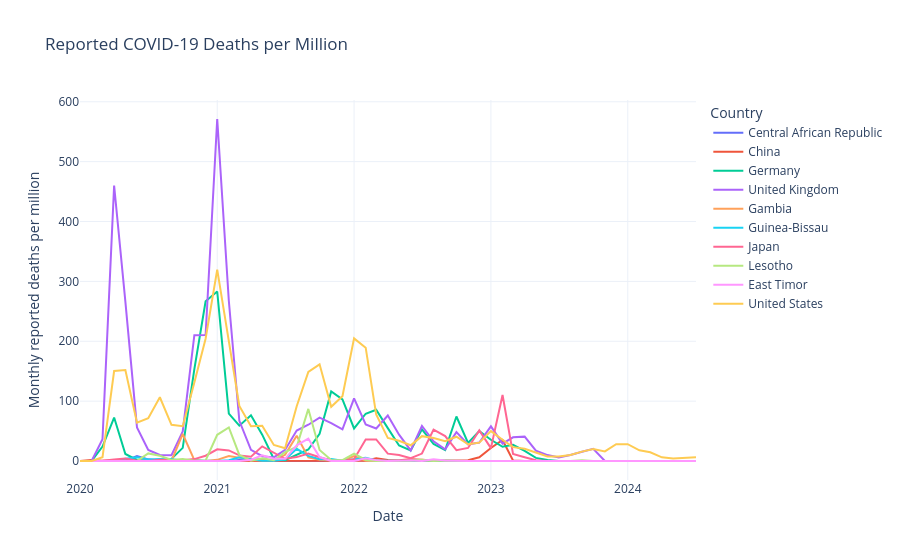

Notebook cell for this chart:
### Code cell
import plotly.express as px

# Select available data
mortality_data = df_pandemic.dropna(
    subset=["date", "deaths_per_million"]
).copy()

# Create the line chart
fig = px.line(
    mortality_data,
    x="date",
    y="deaths_per_million",
    color="country",
    title="Reported COVID-19 Deaths per Million",
    labels={
        "date": "Date",
        "deaths_per_million": "Monthly reported deaths per million",
        "country": "Country"
    }
)

fig.update_layout(
    template="plotly_white",
    hovermode="x unified",
    legend_title_text="Country"
)

fig.show()
